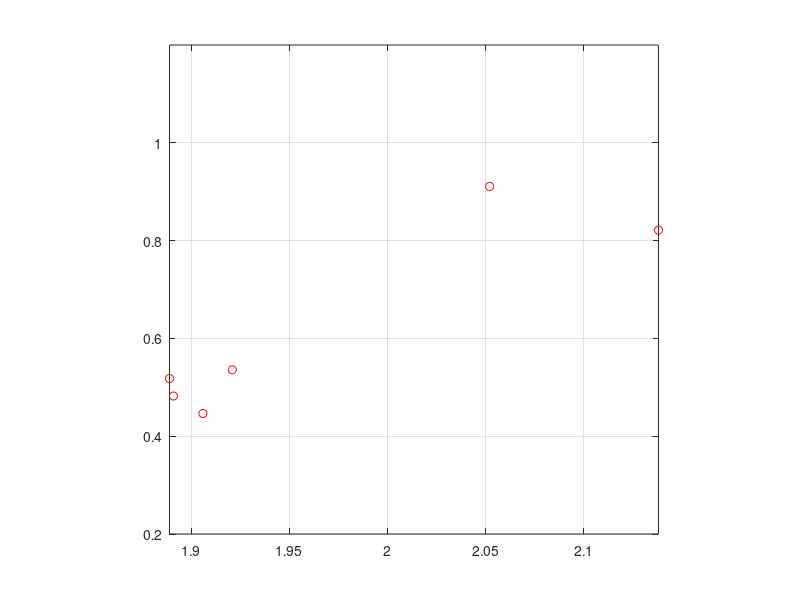

Write MATLAB code to recreate this figure. (Note: this script raises an error after producing the figure.)
% Description : Non Parametric fit of the Percentage of correct response from the study of Schenkman and Nilson (2010,2011) as a function of Sharpness
%             : The script also computes the threshold value of Sharpness for which the Percentage of correct response is in between 0.73 and 0.75
% Author      : Vijay Kiran Gidla (joy4u18@gmail.com)

clc;
clear all;
close all;

%% DATA

%% Blind percentage of correct

%Conference

bpc_5_conf=round(([9.71 9.18 5.4 5.15 5.2 4.96]./10)*56);
bpc_50_conf=round(([9.83 9.4 6.19 4.88 4.74 4.89]./10)*56);
bpc_500_conf=round(([9.71 9.98 8.94 4.68 5.23 4.7]./10)*56);

%Anechoic

bpc_5_anc=round(([9.79 8.81 5.14 4.39 4.78 5.04]./10)*56);
bpc_50_anc=round(([9.65 9.75 4.98 4.73 4.73 4.71]./10)*56);
bpc_500_anc=round(([9.67 9.94 5.18 4.98 5.56 5.08]./10)*56);

B_AC=[bpc_5_anc;bpc_50_anc;bpc_500_anc;bpc_5_conf;bpc_50_conf;bpc_500_conf];


% Lecture room

bpc_5_lec=round([0.6101 0.5373 ]*56);
% bpc_5_2c_lec=round([0.6607 0.5923]*56);
% bpc_5_4c_lec=round([0.6161 0.5759]*56);
% bpc_5_8c_lec=round([0.7188 0.6101]*56);
% bpc_5_16c_lec=round([0.7470 0.6315]*56);
% bpc_5_32c_lec=round([0.7560 0.6533]*56);
% bpc_5_64c_lec=round([0.7664 0.5391]*56);
bpc_500_lec=round([0.8080 0.5893]*56);

B_L=[bpc_5_lec; bpc_500_lec];


%%  Sighted Percentage of correct


%Conference


spc_5_conf=round(([8.48 7.65 5.86 4.95 4.74 4.8]./10)*56);
spc_50_conf=round(([9.39 8.18 5.81 4.89 4.75 5.08]./10)*56);
spc_500_conf=round(([9.67 9.85 7.12 4.96 4.98 4.98]./10)*56);

%Anechoic

spc_5_anc=round(([9.05 8.15 5.32 4.5 4.75 5.19]./10)*56);
spc_50_anc=round(([9.35 9.23 5.4 5.18 5 4.62]./10)*56);
spc_500_anc=round(([9.74 9.8 4.86 4.78 4.61 4.67]./10)*56);


S_AC=[spc_5_anc; spc_50_anc; spc_500_anc ; spc_5_conf ; spc_50_conf ; spc_500_conf];

% Lecture room

spc_5_lec=round([0.5508]*56);
% spc_5_2c_lec=round([0.5137]*56);
% spc_5_4c_lec=round([0.5467]*56);
% spc_5_8c_lec=round([0.5707]*56);
% spc_5_16c_lec=round([0.6174]*56);
% spc_5_32c_lec=round([0.6921]*56);
% spc_5_64c_lec=round([0.6456]*56);
spc_500_lec=round([0.6209]*56);

S_L=[spc_5_lec; spc_500_lec];




%% Plot of the DATA
%%  Anechoic
Sharpness_CF_mean_A_005_mean=[2.052 2.138 1.921 1.906 1.891 1.889];

Sharpness_CF_mean_A_050_mean=[2.068 2.141 1.912 1.904 1.874 1.881];

Sharpness_CF_mean_A_500_mean=[2.116 2.119 1.892 1.858 1.831 1.835];



%%  Conference

Sharpness_CF_mean_C_005_mean=[2.0320    2.0320 2.003    2.009    1.982    1.986];

Sharpness_CF_mean_C_050_mean=[1.9640    1.9500 1.9360    1.9140    1.9170    1.8880];

Sharpness_CF_mean_C_500_mean=[2.0950    2.0430  1.9670    1.9500    1.9490    1.9410];


SHP_AC=[Sharpness_CF_mean_A_005_mean;Sharpness_CF_mean_A_050_mean;Sharpness_CF_mean_A_500_mean;Sharpness_CF_mean_C_005_mean;...
    Sharpness_CF_mean_C_050_mean;Sharpness_CF_mean_C_500_mean];

%% Lecture

Sharpness_CF_mean_L_005_mean=[1.7780    1.8340];


Sharpness_CF_mean_L_500_mean=[2.2000    2.1100];

SHP_L=[Sharpness_CF_mean_L_005_mean;Sharpness_CF_mean_L_500_mean];

%% Plot of the DATA


m=[56 56 56  56 56 56]';

% x=[100 150]';
% m=[56 56]';

for i=1:size(B_AC,1)
    
    
    x=SHP_AC(i,:)';   % Manually change the loudness data for different conditions
    
    r=S_AC(i,:)';     % Manually change the sighted or the blind P(c) response
    
    x=flipud(x);
    r=flipud(r);
    
    
    
    figure(i);
    plot( x, r ./ m, 'ro');
    axis([min(x) max(x) 0.2 1.2]);
    axis square;
    hold on;
    grid on;
    
    numxfit = 499;                                  % Number of new points to be generated minus 1
    xfit = [min(x):(max(x)-min(x))/numxfit:max( x ) ]';
    
    %% LSfit
    
    if(length(x)>2)
        
        guessing=0;
        lapsing=0;
        
        temp=diff(x);
        bwd_min = min(temp(temp>0));
        
		%         if(isempty(bwd_min))
        %             bwd_min=min(abs(temp));    %VJ 2015
        %         end
       
	   bwd_max = max( x ) - min( x );
       
   	   %         if(bwd_min == bwd_max)
        %             bwd_min=1;                  %VJ2015
        %         end
        
% Switch between cross-validated or bootstrap by manually uncommenting the corresponding lines		
		bwd = bandwidth_cross_validation( r, m, x, [ bwd_min, bwd_max ],'logit',guessing,lapsing,2,1,'normpdf',100,1e-6);        
%         bwd= bandwidth_bootstrap(r, m, x, [ bwd_min, bwd_max ],30,[],'logit',guessing,lapsing,2,1,'normpdf',100,1e-6);
        
		hhh(:,i)=bwd;
        bwd = bwd(3); % choose the third estimate, which is based on cross-validated deviance
        pfit = locglmfit( xfit, r, m, x, bwd,'logit',guessing,lapsing,2,1,'normpdf',100,1e-6);
        plot( xfit, pfit, 'b','linewidth',2 );  % Plot the fitted curve
        
        z_2(i)=mean(xfit(pfit>=0.73&pfit<=0.76));
        
        %         h1=legend('Mean proportion of correct','logisitc fit','Local linear fit');
        %         set(h1,'location','best');
        xlabel('Sharpness (accums)');
        ylabel('Proportion of correct responses');
        
    else
        
        h1=legend('Mean proportion of correct','logistic fit');
        set(h1,'location','best');
        xlabel('Sharpness (accums)');
        ylabel('Proportion of correct responses');
    end
    
end

sprintf('%.2f ',z_2)
